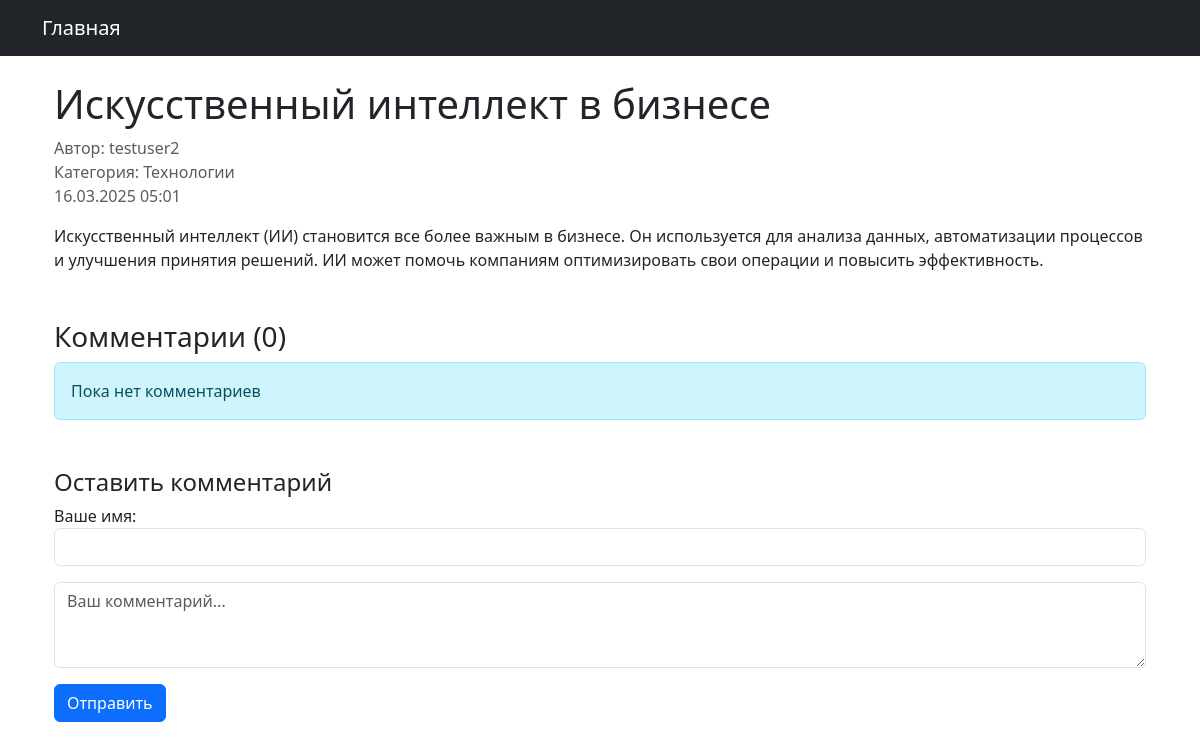
The page /article/11/ on the database its author committed.
### main/models.py (models this page shows, shortened)
class Article(models.Model):
    title = models.CharField(max_length=200, verbose_name="Заголовок")
    content = models.TextField(verbose_name="Текст статьи")
    author = models.ForeignKey(User, on_delete=models.CASCADE, verbose_name="Автор")
    created_date = models.DateTimeField(auto_now_add=True, verbose_name="Дата создания")
    updated_date = models.DateTimeField(auto_now=True, verbose_name="Дата обновления")
    image = models.ImageField(upload_to="articles/", null=True, blank=True, verbose_name="Изображение")
    category = models.ForeignKey(
        "Category",
        on_delete=models.SET_NULL,
        null=True,
        blank=True,
        verbose_name="Категория"
    )
    class Meta:
        ordering = ["-created_date"]

class Category(models.Model):
    name = models.CharField(max_length=100, verbose_name="Название")

### main/views.py (the view, shortened to what this page needs)
# urls.py: path("article/<int:pk>/", ArticleDetailView.as_view(), name="article_detail"),
class ArticleDetailView(DetailView):
    model = Article
    template_name = "article_detail.html"
    def get_context_data(self, **kwargs):
        context = super().get_context_data(**kwargs)
        context['form'] = CommentForm(user=self.request.user)
        return context

### main/forms.py (shortened to what this page needs)
class CommentForm(forms.ModelForm):
    guest_name = forms.CharField(
        required=False,
        label="Ваше имя",
        widget=forms.TextInput(attrs={'class': 'form-control'})
    )
    class Meta:
        model = Comment
        fields = ['content', 'guest_name']
    def __init__(self, *args, **kwargs):
        self.user = kwargs.pop('user', None)
        super().__init__(*args, **kwargs)
        if self.user and self.user.is_authenticated:
            del self.fields['guest_name']

### main/templates/article_detail.html (shortened to what this page needs)
{% extends "base.html" %}
{% block content %}
<div class="container mt-4">
    <h1>{{ article.title }}</h1>
    <p class="text-muted">
        Автор: {{ article.author.username }} <br>
        Категория: {{ article.category.name }} <br>
        {{ article.created_date|date:"d.m.Y H:i" }}
    </p>
    <div class="article-content mb-5">
        {{ article.content|linebreaks }}
    </div>
    <div class="comments-section">
        <h3>Комментарии ({{ article.comments.count }})</h3>
        {% for comment in article.comments.all %}
            <div class="card mb-3">
                <div class="card-body">
                    <div class="d-flex justify-content-between">
                        <span class="text-muted small">
                            {% firstof comment.user.username comment.guest_name %} ⇨
                            {{ comment.created_date|timesince }} назад
                        </span>
                    </div>
                    <p class="mt-2">{{ comment.content }}</p>
                </div>
            </div>
        {% empty %}
            <div class="alert alert-info">Пока нет комментариев</div>
        {% endfor %}
        <div class="comment-form mt-5">
            <h4>Оставить комментарий</h4>
                <form method="POST">
                    {% if not user.is_authenticated %}
                    <div class="mb-3">
                        {{ form.guest_name.label_tag }}
                        {{ form.guest_name }}
                    </div>
                    {% endif %}
                    <div class="mb-3">
                        <textarea
                            name="content"
                            class="form-control"
                            rows="3"
                            placeholder="Ваш комментарий..."
                            required
                        ></textarea>
                    </div>
                    <button type="submit" class="btn btn-primary">Отправить</button>
                </form>
        </div>
    </div>
</div>
{% endblock %}

### rows shown on the page
Article: title "Искусственный интеллект в бизнесе", author.username "testuser2", category.name "Технологии", created_date "16.03.2025 05:01", content "Искусственный интеллект (ИИ) становится все более важным в бизнесе. Он используется для анализа данных, автоматизации процессов и улучшения принятия решений. ИИ может помочь компаниям оптимизировать свои операции и повысить эффективность.", comments.count "0"
